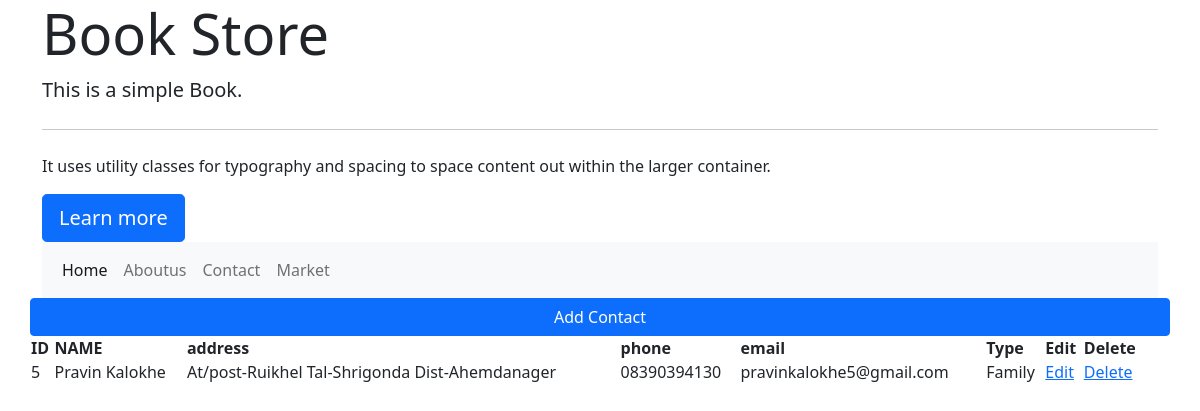
Screenshot of /contactus with the database file from the repository.
### books/models.py (models this page shows, shortened)
class Contact(models.Model):
    name=models.CharField(max_length=40)
    address=models.CharField(max_length=100)
    phone=models.CharField(max_length=50)
    email=models.EmailField()
    contact_type=models.CharField(max_length=20)

### books/views.py (the view)
# urls.py: path('contactus', views.contactus,name="contactus"),
def contactus(request):
    contacts=Contact.objects
    if request.method=='POST':
        form=SaveConatct(request.POST or None)
        if form.is_valid():
            form.save
    return render(request,"contact.html",{'contacts':contacts})

### books/templates/contact.html (shortened to what this page needs)
{% extends 'header.html' %}
{% block content %}
<button type="button" class="btn btn-primary" data-bs-toggle="modal" data-bs-target="#exampleModal">
    Add Contact
  </button>
  <div class="row">
    <link rel="stylesheet" href="https://cdn.datatables.net/1.13.6/css/jquery.dataTables.css" />
    <table id="myTable" class="display">
        <thead>
            <tr>
                <th>ID</th>
                <th>NAME</th>
                <th>address</th>
                <th>phone</th>
                <th>email</th>
                <th>Type</th>
                <th>Edit</th>
                <th>Delete</th>
            </tr>
        </thead>
        <tbody>
        {% for contact in contacts.all %}
            <tr>
                <td>{{contact.id}}</td>
                <td>{{contact.name}}</td>
                <td>{{contact.address}}</td>
                <td>{{contact.phone}}</td>
                <td>{{contact.email}}</td>
                <td>{{contact.contact_type}}</td>
                <td><a href="{% url 'edit' contact.id %}" >Edit</a></td>
                <td><a href="{% url 'delete' contact.id %}" >Delete</a></td>
            </tr>
        {% endfor %}
        </tbody>
    </table>
</div>
{% endblock content %}

### rows the page displays
Contact: id "5", name "Pravin Kalokhe", address "At/post-Ruikhel Tal-Shrigonda Dist-Ahemdanager", phone "08390394130", email "pravinkalokhe5@gmail.com", contact_type "Family"
